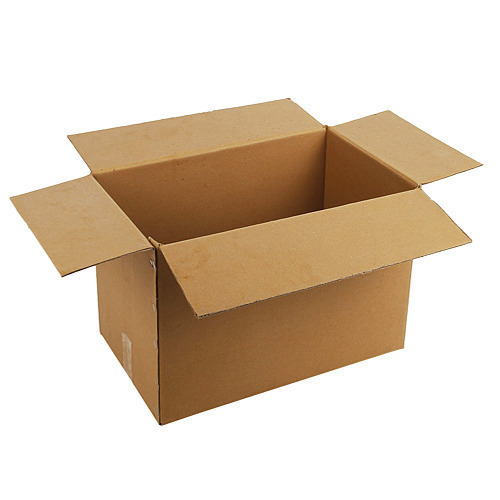
#> input picture Pengolahan Citra Digital/Segmentasi 1/kotak.jpg, 500 x 500 px
$ python segmentasi_1.py
#> lines starting #> are read from the running program, lines starting #| are printed output that depends on the picture
import numpy as np
import matplotlib.pyplot as plt

def konvolusiX (im, kernel):
    h, w = im.shape
    hk = kernel.shape

    imhasil = np.zeros((h,w))
    offset = int(hk[0]/2)
    for i in range(offset, h-offset):
        for j in range(0,w):
            #hasil = kernel * im[i-1:i+2]
            hasil = kernel[0] * im[i-1,j] + kernel[1] * im[i,j] + kernel[2] * im[i+1,j]
            imhasil[i,j] = hasil

    return (imhasil)

def konvolusiX_1_abs(im, kernel):
    h, w = im.shape
    hk = kernel.shape

    imhasil = np.zeros((h,w))
    offset = int(hk[0]/2)
    for i in range(offset, h-offset):
        for j in range(0,w):
            #hasil = kernel * im[i-1:i+2]
            hasil = kernel[0] * im[i-1,j] + kernel[1] * im[i,j] + kernel[2] * im[i+1,j]
            imhasil[i,j] = abs(hasil)

    return (imhasil)

def konvolusiX_2_abs (im, kernel):
    h, w = im.shape
    hk = kernel.shape

    imhasil = np.zeros((h,w))
    offset = int(hk[0]/2)
    for i in range(offset, h-offset):
        for j in range(0,w - offset):
            #hasil = kernel * im[i-1:i+2]
            hasilX = kernel[0] * im[i-1,j] + kernel[1] * im[i,j] + kernel[2] * im[i+1,j]
            hasilY = kernel[0] * im[i,j-1] + kernel[1] * im[i,j] + kernel[2] * im[i,j+1]
            #imhasil[i,j] = hasil
            #imhasil[i,j] = abs(hasil)
            imhasil[i,j] = abs(hasilX + hasilY)

    return (imhasil)

def RUN():
    kernel = np.array([-1,0,1])
    im = plt.imread("kotak.jpg")
#> im is the input picture: shape (500, 500, 3); mean R, G, B 220.6, 204.6, 187.1
    imgray = 0.33*im[:,:,0] + 0.59*im[:,:,1] + 0.07*im[:,:,2]
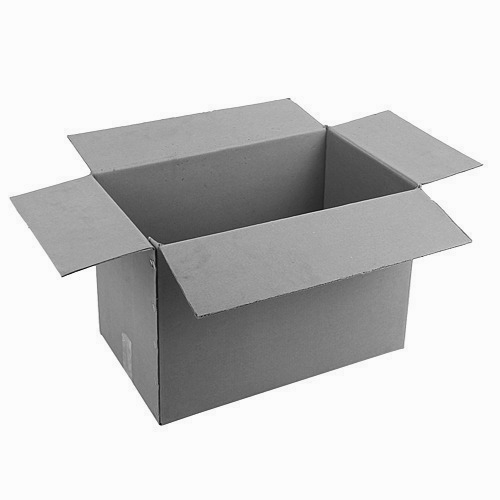
#> imgray: shape (500, 500) float64; min 4.72, max 252.4, mean 206.6
    fdx = konvolusiX(imgray, kernel)
#> after the loop in konvolusiX, `for i in range(offset, h-offset):`:
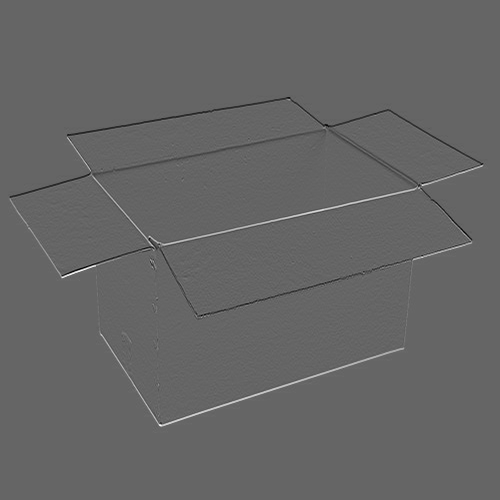
#> imhasil: shape (500, 500) float64; min -163.4, max 246.7, mean 0; drawn with min black and max white
    fdx2 = konvolusiX_1_abs(imgray, kernel)
#> after the loop in konvolusiX_1_abs, `for i in range(offset, h-offset):`:
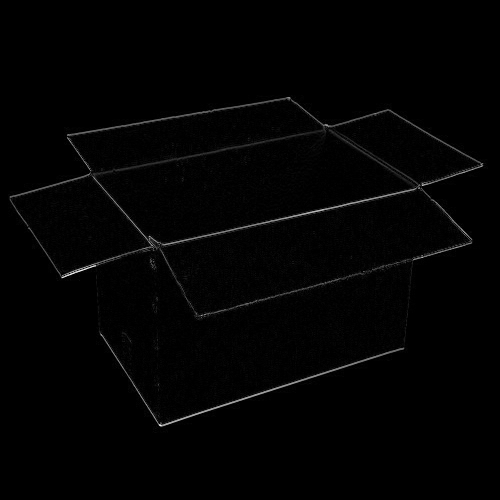
#> imhasil: shape (500, 500) float64; min 0, max 246.7, mean 2.9
    fdx3 = konvolusiX_2_abs(imgray, kernel)

    plt.subplot(231)
    plt.imshow(im)
    plt.title("Gambar Warna")

    plt.subplot(232)
    plt.imshow(imgray, cmap='gray')
    plt.title("Gray")

    plt.subplot(233)
    plt.imshow(fdx, cmap="gray")
    plt.title("Dx")

    plt.subplot(234)
    plt.imshow(fdx2, cmap="gray")
    plt.title("Dx 2")

    plt.subplot(235)
    plt.imshow(fdx3, cmap="gray")
    plt.title("Dx 3")

    plt.show()
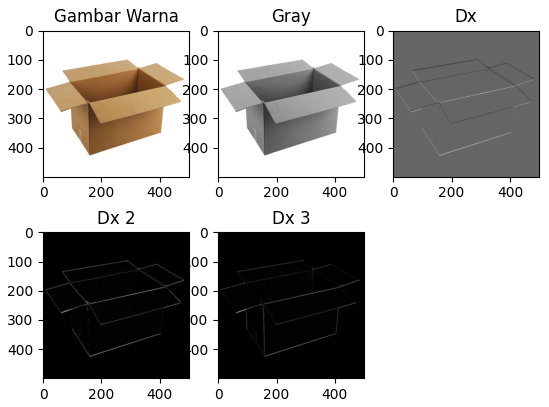
#> figure drawn by matplotlib, 5 panels

if __name__ == "__main__":
    RUN()
